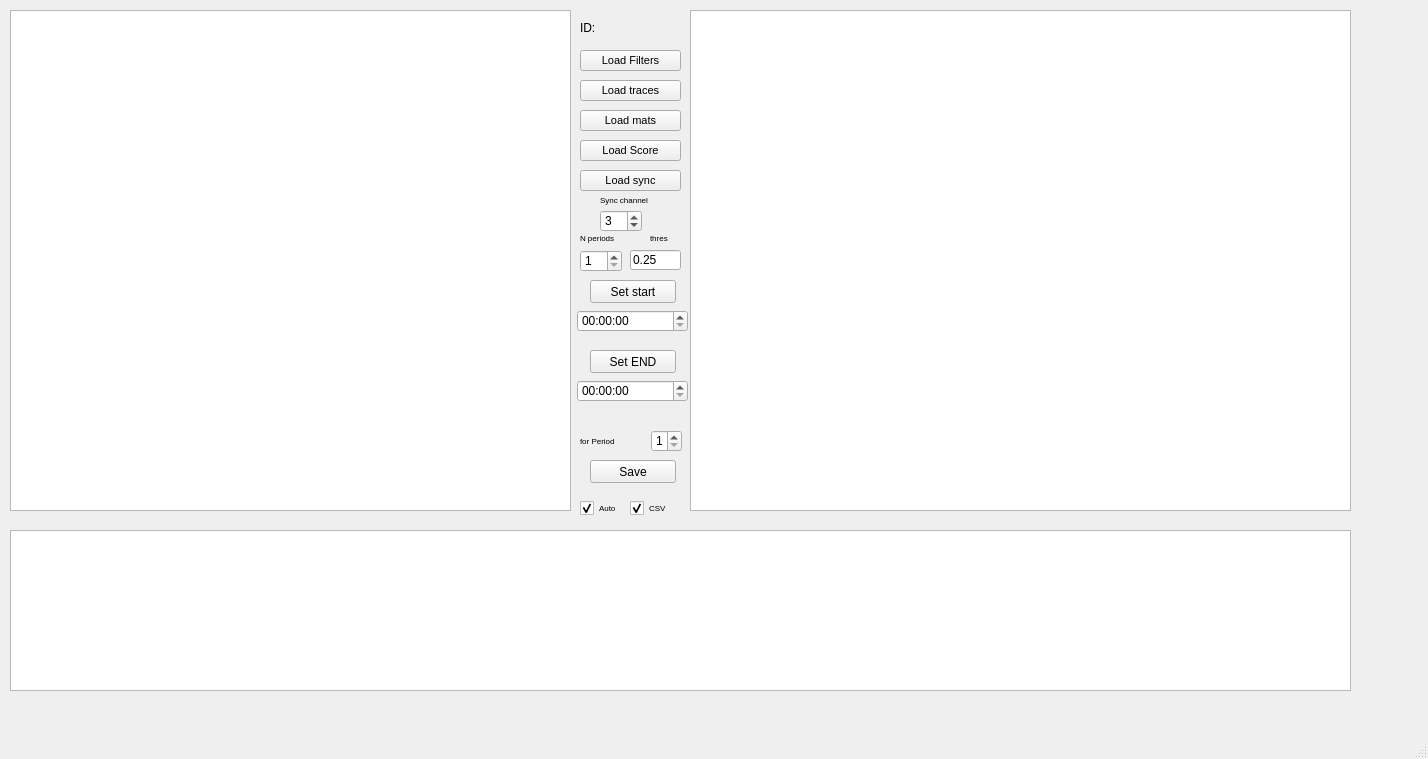
<?xml version="1.0" encoding="UTF-8"?>
<ui version="4.0">
 <class>MainWindow</class>
 <widget class="QMainWindow" name="MainWindow">
  <property name="geometry">
   <rect>
    <x>0</x>
    <y>0</y>
    <width>1428</width>
    <height>759</height>
   </rect>
  </property>
  <property name="windowTitle">
   <string>MainWindow</string>
  </property>
  <widget class="QWidget" name="centralwidget">
   <widget class="QSpinBox" name="sync_channel_2">
    <property name="geometry">
     <rect>
      <x>530</x>
      <y>910</y>
      <width>42</width>
      <height>22</height>
     </rect>
    </property>
    <property name="minimum">
     <number>1</number>
    </property>
    <property name="maximum">
     <number>9</number>
    </property>
   </widget>
   <widget class="QSpinBox" name="sync_channel_3">
    <property name="geometry">
     <rect>
      <x>410</x>
      <y>910</y>
      <width>42</width>
      <height>22</height>
     </rect>
    </property>
    <property name="minimum">
     <number>1</number>
    </property>
    <property name="maximum">
     <number>9</number>
    </property>
   </widget>
   <widget class="QPushButton" name="pushButton_7">
    <property name="geometry">
     <rect>
      <x>210</x>
      <y>910</y>
      <width>86</width>
      <height>23</height>
     </rect>
    </property>
    <property name="text">
     <string>Set start</string>
    </property>
   </widget>
   <widget class="QPushButton" name="pushButton_8">
    <property name="geometry">
     <rect>
      <x>320</x>
      <y>910</y>
      <width>86</width>
      <height>23</height>
     </rect>
    </property>
    <property name="text">
     <string>Set END</string>
    </property>
   </widget>
   <widget class="QWidget" name="widget_hypnogram" native="true">
    <property name="geometry">
     <rect>
      <x>190</x>
      <y>939</y>
      <width>1021</width>
      <height>201</height>
     </rect>
    </property>
   </widget>
   <widget class="QLabel" name="label_2">
    <property name="geometry">
     <rect>
      <x>480</x>
      <y>910</y>
      <width>51</width>
      <height>16</height>
     </rect>
    </property>
    <property name="text">
     <string>N periods</string>
    </property>
   </widget>
   <widget class="QPushButton" name="pushButton_6">
    <property name="geometry">
     <rect>
      <x>590</x>
      <y>460</y>
      <width>86</width>
      <height>23</height>
     </rect>
    </property>
    <property name="text">
     <string>Save</string>
    </property>
   </widget>
   <widget class="QSpinBox" name="sync_channel">
    <property name="geometry">
     <rect>
      <x>600</x>
      <y>210</y>
      <width>42</width>
      <height>22</height>
     </rect>
    </property>
    <property name="minimum">
     <number>1</number>
    </property>
    <property name="maximum">
     <number>9</number>
    </property>
    <property name="value">
     <number>3</number>
    </property>
   </widget>
   <widget class="QLabel" name="label">
    <property name="geometry">
     <rect>
      <x>600</x>
      <y>190</y>
      <width>61</width>
      <height>20</height>
     </rect>
    </property>
    <property name="font">
     <font>
      <pointsize>6</pointsize>
     </font>
    </property>
    <property name="text">
     <string>Sync channel</string>
    </property>
   </widget>
   <widget class="QSpinBox" name="Nperiods">
    <property name="geometry">
     <rect>
      <x>580</x>
      <y>250</y>
      <width>42</width>
      <height>22</height>
     </rect>
    </property>
    <property name="minimum">
     <number>1</number>
    </property>
    <property name="maximum">
     <number>9</number>
    </property>
   </widget>
   <widget class="QPushButton" name="pushButton_9">
    <property name="geometry">
     <rect>
      <x>590</x>
      <y>280</y>
      <width>86</width>
      <height>23</height>
     </rect>
    </property>
    <property name="text">
     <string>Set start</string>
    </property>
   </widget>
   <widget class="QPushButton" name="pushButton_10">
    <property name="geometry">
     <rect>
      <x>590</x>
      <y>350</y>
      <width>86</width>
      <height>23</height>
     </rect>
    </property>
    <property name="text">
     <string>Set END</string>
    </property>
   </widget>
   <widget class="QLabel" name="label_3">
    <property name="geometry">
     <rect>
      <x>580</x>
      <y>230</y>
      <width>71</width>
      <height>16</height>
     </rect>
    </property>
    <property name="font">
     <font>
      <pointsize>6</pointsize>
     </font>
    </property>
    <property name="text">
     <string>N periods</string>
    </property>
   </widget>
   <widget class="QPushButton" name="pushButton_2">
    <property name="geometry">
     <rect>
      <x>580</x>
      <y>80</y>
      <width>101</width>
      <height>21</height>
     </rect>
    </property>
    <property name="font">
     <font>
      <pointsize>8</pointsize>
     </font>
    </property>
    <property name="text">
     <string>Load traces</string>
    </property>
   </widget>
   <widget class="QPushButton" name="pushButton_3">
    <property name="geometry">
     <rect>
      <x>580</x>
      <y>110</y>
      <width>101</width>
      <height>21</height>
     </rect>
    </property>
    <property name="font">
     <font>
      <pointsize>8</pointsize>
     </font>
    </property>
    <property name="text">
     <string>Load mats</string>
    </property>
   </widget>
   <widget class="QPushButton" name="pushButton">
    <property name="geometry">
     <rect>
      <x>580</x>
      <y>50</y>
      <width>101</width>
      <height>21</height>
     </rect>
    </property>
    <property name="font">
     <font>
      <pointsize>8</pointsize>
     </font>
    </property>
    <property name="text">
     <string>Load Filters</string>
    </property>
   </widget>
   <widget class="QPushButton" name="pushButton_4">
    <property name="geometry">
     <rect>
      <x>580</x>
      <y>140</y>
      <width>101</width>
      <height>21</height>
     </rect>
    </property>
    <property name="font">
     <font>
      <pointsize>8</pointsize>
     </font>
    </property>
    <property name="text">
     <string>Load Score</string>
    </property>
   </widget>
   <widget class="QPushButton" name="pushButton_5">
    <property name="geometry">
     <rect>
      <x>580</x>
      <y>170</y>
      <width>101</width>
      <height>21</height>
     </rect>
    </property>
    <property name="font">
     <font>
      <pointsize>8</pointsize>
     </font>
    </property>
    <property name="text">
     <string>Load sync</string>
    </property>
   </widget>
   <widget class="PlotWidget" name="PlotWidget2">
    <property name="geometry">
     <rect>
      <x>10</x>
      <y>530</y>
      <width>1341</width>
      <height>161</height>
     </rect>
    </property>
    <property name="mouseTracking">
     <bool>true</bool>
    </property>
    <property name="autoFillBackground">
     <bool>true</bool>
    </property>
    <property name="backgroundBrush">
     <brush brushstyle="NoBrush">
      <color alpha="255">
       <red>100</red>
       <green>100</green>
       <blue>100</blue>
      </color>
     </brush>
    </property>
   </widget>
   <widget class="PlotWidget" name="mpl">
    <property name="geometry">
     <rect>
      <x>10</x>
      <y>10</y>
      <width>561</width>
      <height>501</height>
     </rect>
    </property>
   </widget>
   <widget class="PlotWidget" name="PlotWidget_tr">
    <property name="geometry">
     <rect>
      <x>690</x>
      <y>10</y>
      <width>661</width>
      <height>501</height>
     </rect>
    </property>
    <property name="cursor" stdset="0">
     <cursorShape>BusyCursor</cursorShape>
    </property>
    <property name="mouseTracking">
     <bool>true</bool>
    </property>
    <property name="autoFillBackground">
     <bool>true</bool>
    </property>
    <property name="backgroundBrush">
     <brush brushstyle="NoBrush">
      <color alpha="255">
       <red>0</red>
       <green>0</green>
       <blue>0</blue>
      </color>
     </brush>
    </property>
   </widget>
   <widget class="QLabel" name="label_4">
    <property name="geometry">
     <rect>
      <x>580</x>
      <y>430</y>
      <width>61</width>
      <height>21</height>
     </rect>
    </property>
    <property name="font">
     <font>
      <pointsize>6</pointsize>
     </font>
    </property>
    <property name="text">
     <string>for Period</string>
    </property>
   </widget>
   <widget class="QLabel" name="label_5">
    <property name="geometry">
     <rect>
      <x>580</x>
      <y>20</y>
      <width>101</width>
      <height>16</height>
     </rect>
    </property>
    <property name="text">
     <string>ID:</string>
    </property>
   </widget>
   <widget class="QSpinBox" name="current_period">
    <property name="geometry">
     <rect>
      <x>651</x>
      <y>430</y>
      <width>31</width>
      <height>22</height>
     </rect>
    </property>
    <property name="minimum">
     <number>1</number>
    </property>
    <property name="maximum">
     <number>9</number>
    </property>
   </widget>
   <widget class="QTimeEdit" name="timeEdit">
    <property name="geometry">
     <rect>
      <x>577</x>
      <y>310</y>
      <width>111</width>
      <height>22</height>
     </rect>
    </property>
   </widget>
   <widget class="QTimeEdit" name="timeEdit_2">
    <property name="geometry">
     <rect>
      <x>577</x>
      <y>380</y>
      <width>111</width>
      <height>22</height>
     </rect>
    </property>
   </widget>
   <widget class="QCheckBox" name="checkBox">
    <property name="geometry">
     <rect>
      <x>580</x>
      <y>500</y>
      <width>41</width>
      <height>16</height>
     </rect>
    </property>
    <property name="font">
     <font>
      <pointsize>6</pointsize>
     </font>
    </property>
    <property name="text">
     <string>Auto</string>
    </property>
    <property name="checked">
     <bool>true</bool>
    </property>
   </widget>
   <widget class="QLabel" name="label_6">
    <property name="geometry">
     <rect>
      <x>650</x>
      <y>230</y>
      <width>41</width>
      <height>16</height>
     </rect>
    </property>
    <property name="font">
     <font>
      <pointsize>6</pointsize>
     </font>
    </property>
    <property name="text">
     <string>thres</string>
    </property>
   </widget>
   <widget class="QLineEdit" name="lineEdit">
    <property name="geometry">
     <rect>
      <x>630</x>
      <y>250</y>
      <width>51</width>
      <height>20</height>
     </rect>
    </property>
    <property name="text">
     <string>0.25</string>
    </property>
   </widget>
   <widget class="QCheckBox" name="checkBox_2">
    <property name="geometry">
     <rect>
      <x>630</x>
      <y>500</y>
      <width>41</width>
      <height>16</height>
     </rect>
    </property>
    <property name="font">
     <font>
      <pointsize>6</pointsize>
     </font>
    </property>
    <property name="text">
     <string>CSV</string>
    </property>
    <property name="checked">
     <bool>true</bool>
    </property>
   </widget>
  </widget>
  <widget class="QMenuBar" name="menubar">
   <property name="geometry">
    <rect>
     <x>0</x>
     <y>0</y>
     <width>1428</width>
     <height>21</height>
    </rect>
   </property>
  </widget>
  <widget class="QStatusBar" name="statusbar"/>
 </widget>
 <customwidgets>
  <customwidget>
   <class>PlotWidget</class>
   <extends>QGraphicsView</extends>
   <header location="global">pyqtgraph</header>
  </customwidget>
 </customwidgets>
 <resources/>
 <connections/>
</ui>
